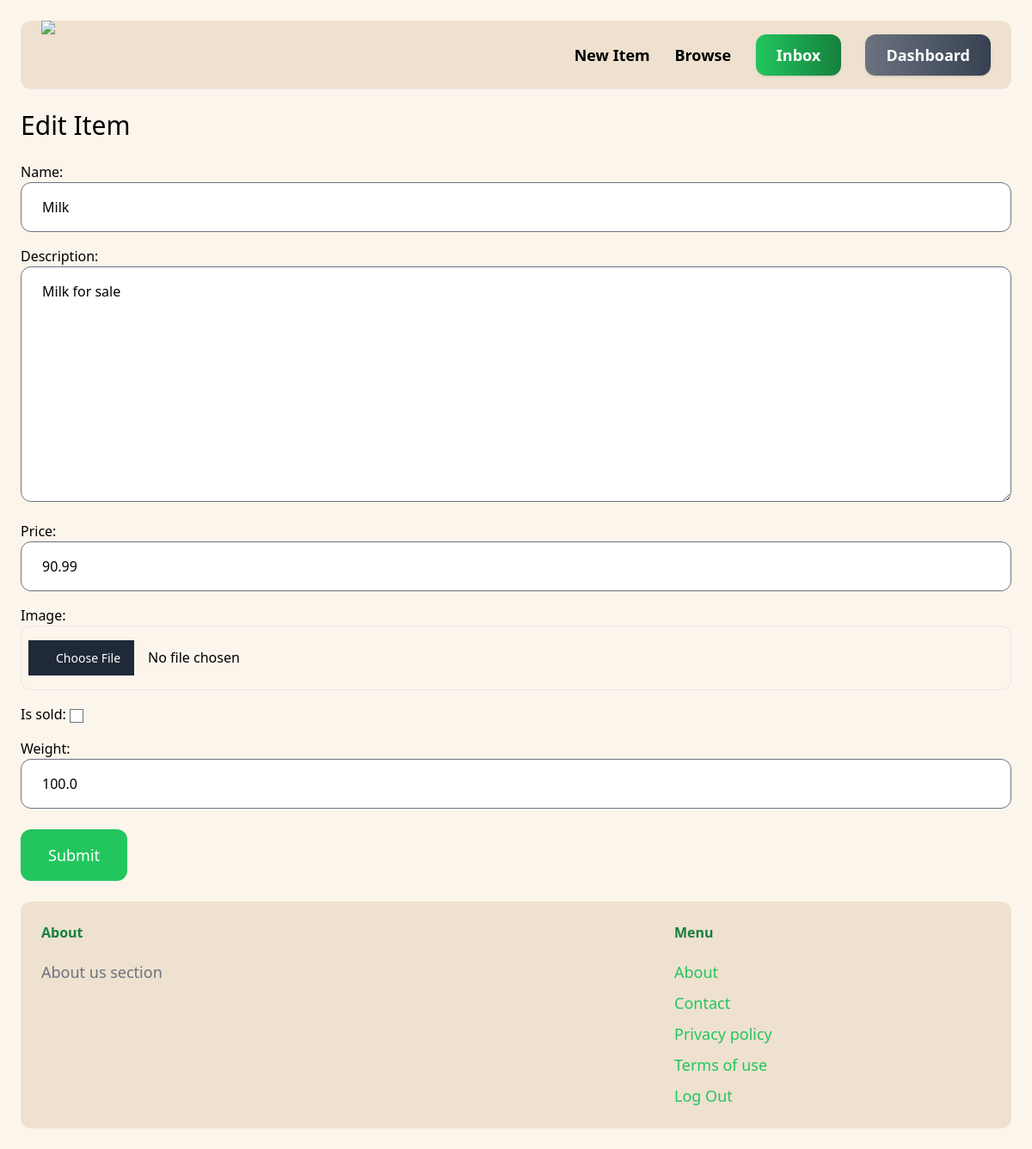
The page /items/1/edit/ (signed in) on the database as committed earlier.
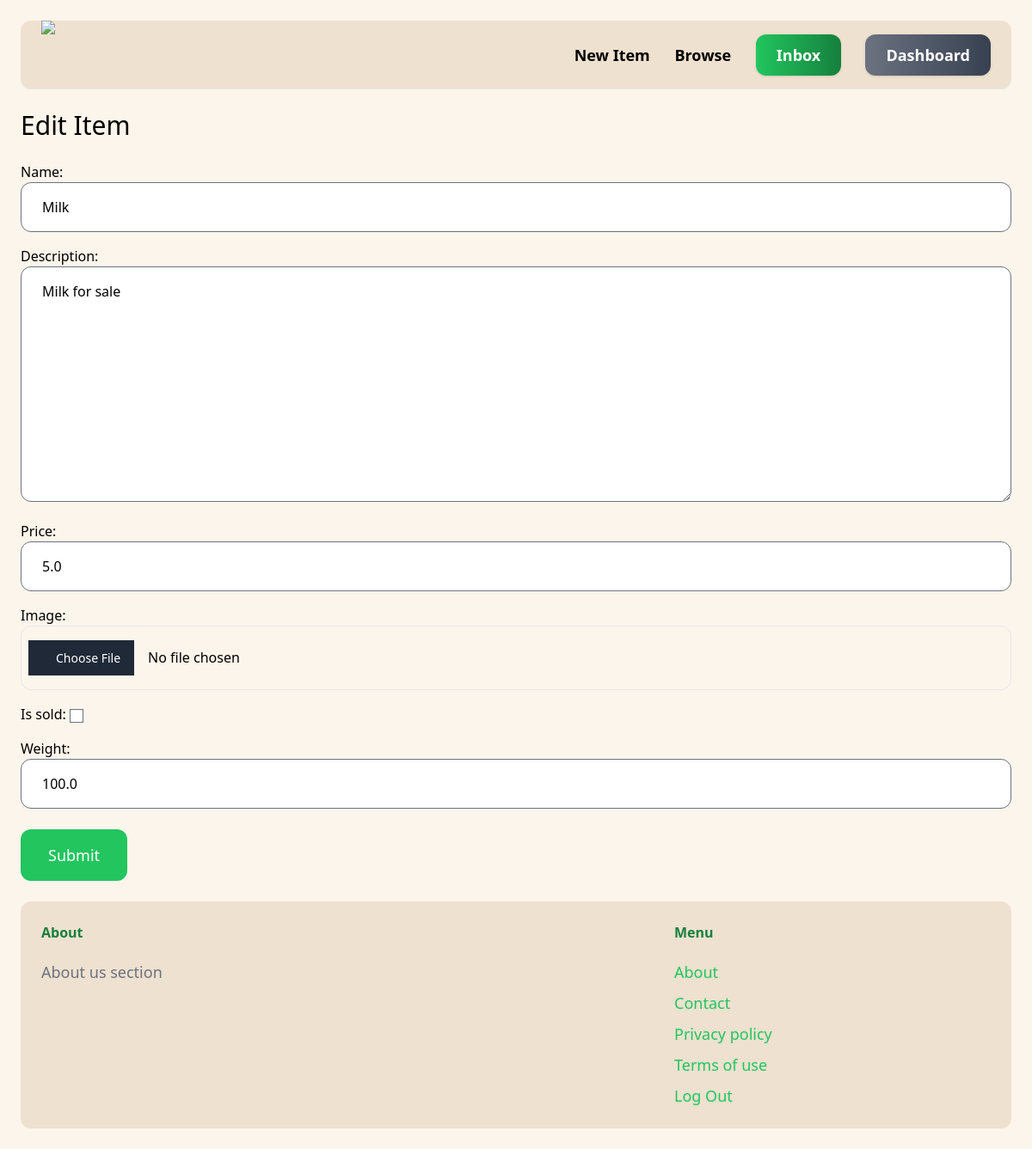
The same page on the database as committed later.
### item/models.py (models this page shows, shortened)
class Item(models.Model):
    category = models.ForeignKey(Category, related_name='items', on_delete=models.CASCADE)
    name = models.CharField(max_length=256)
    description = models.TextField(blank = True, null=True)
    price = models.FloatField()
    image = models.ImageField(upload_to='item_images', blank=True, null=True)
    is_sold = models.BooleanField(default =False)
    created_by = models.ForeignKey(User, related_name="items", on_delete=models.CASCADE)
    created_at = models.DateTimeField(auto_now_add=True)
    weight = models.FloatField()
    city = models.CharField(max_length=50)

### item/views.py (the view)
# urls.py: path('<int:pk>/edit/', views.edit, name='edit'),
@login_required
def edit(request, pk):
    item = get_object_or_404(Item, pk=pk, created_by=request.user)
    if request.method == 'POST':
        form = EditItemForm(request.POST, request.FILES, instance=item)
        if form.is_valid():
            form.save()
            return redirect('item:detail', pk=item.id)
    else:
        form = EditItemForm(instance=item)
    return render(request, 'item/form.html', {
        'form': form,
        'title': 'Edit Item',
    })

### item/forms.py
class EditItemForm(forms.ModelForm):
    class Meta:
        model = Item
        fields = ('name', 'description', 'price', 'image', 'is_sold', 'weight',)
        widgets = {
            'name': forms.TextInput(attrs= {
                'class': INPUT_CLASSES
            }),
            'description': forms.Textarea(attrs= {
                'class': INPUT_CLASSES
            }),
            'price': forms.TextInput(attrs= {
                'class': INPUT_CLASSES
            }),
            'image': forms.FileInput(attrs= {
                'class': INPUT_CLASSES
            }),
            'weight': forms.TextInput(attrs= {
            'class': INPUT_CLASSES
            })
        }

### item/templates/item/form.html (shortened to what this page needs)
{% extends 'core/base.html' %}
{% block content %}
    <h1 class="mb-6 text-3xl">{{ title }}</h1>
    <form method="post" action="." enctype="multipart/form-data">
        <div class="space-y-4">
            {{ form.as_p }}
        </div>
        <button class="mt-6 py-4 px-8 text-lg bg-green-500 hover:bg-green-700 rounded-xl text-white">Submit</button>
    </form>
{% endblock %}

Rows that differ between the two databases and show on the page:
changed Item "Milk": price "90.99" → "5.0"
